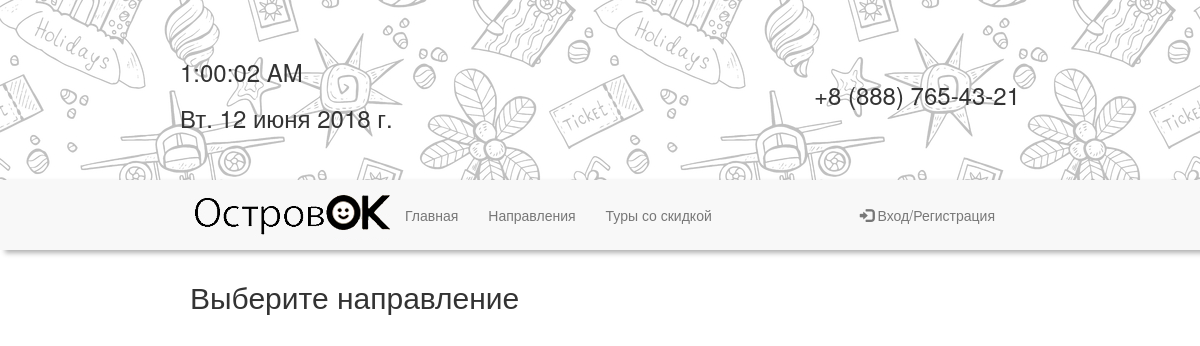
The app's page /Travel/regions/, older data.
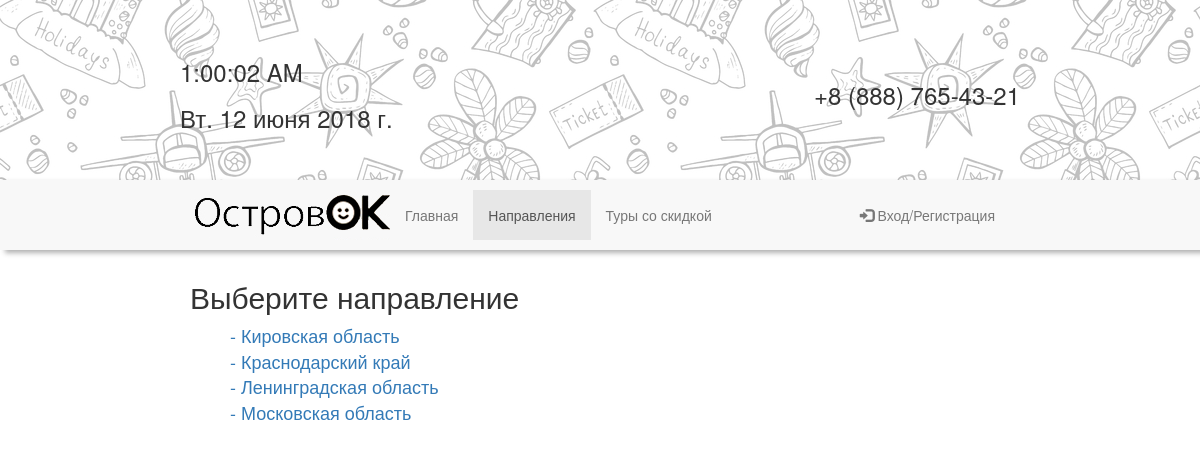
The same page, newer data.
### Travel/models.py (models this page shows, shortened)
class Region(models.Model):
    name = models.CharField('Регион', max_length=50)
    class Meta:
        verbose_name_plural="Регионы"
        verbose_name="регион"

### Travel/views.py (the view)
def regions(request):
    regions = Region.objects.all()
    return render(
        request,
        "Travel/regions.html",
        {
            "regions": regions
        }
    )

### Travel/templates/Travel/regions.html (shortened to what this page needs)
{% extends "base.html" %}
{% block content %}
	<h2>
		Выберите направление
	</h2>
	<ul style="font-size: 18px;">
		{% for region in regions %}
			<a href="/Travel/cities/{{region.id}}">
				- {{ region.name }}<br>
			</a>
		{% endfor %}
	</ul>
{% endblock %}

### Travel/templates/base.html (shortened to what this page needs)
<!doctype html>
<html>
  {% load static %}
  <link rel="stylesheet" href="//cdnjs.cloudflare.com/ajax/libs/twitter-bootstrap/3.3.7/css/bootstrap.min.css" />
  <link rel="stylesheet" href="//cdnjs.cloudflare.com/ajax/libs/font-awesome/4.7.0/css/font-awesome.min.css" />
  <link rel="stylesheet" href="{% static 'bootstrap/css/bootstrap.css' %}">
  <link rel="stylesheet" href="{% static 'css/styles.css' %}">
  <div class="bg">
    <table class="info-table">
      <tr>
        <td><h3 id="clock"></h3><h3 class="info">{% now "D. d E Y " %}г.</h3></td>
        <td><h3 class="info phone">+8 (888) 765-43-21</h3></td>
      </tr>
    </table>
  </div>
  <nav class="navbar-default" navbar-fixed-top role="navigation">
    <div class="content">
      <div class="navbar-header">
        <a href="/Travel" class="navbar-brand logo"></a>
      </div>
      <div class="navbar-collapse collapse" id="navbar-main">
        <ul class="nav navbar-nav">
          <li class="{% if Travel %} active {% endif %}">
            <a href="/Travel">Главная</a>
          </li>
          <li class="{% if regions %} active {% endif %}">
            <a href="{% url 'regions' %}">Направления</a>
          </li>
          <li class="{% if discount_tours %} active {% endif %}">
            <a href="{% url 'discount_tours' %}">Туры со скидкой</a>
          </li>
        </ul>
        {% if user.is_authenticated %}
          <ul class="nav navbar-nav navbar-right">
            <li class="dropdown {% if profile or bookings %} active {% endif %}">
              <a href="#" class="dropdown-toggle" data-toggle="dropdown" role="button" aria-haspopup="true" aria-expanded="false">
                <span class="glyphicon glyphicon-briefcase"></span>
                Личный кабинет
              </a>
              <ul class="dropdown-menu">
                <li class="{% if profile %} active {% endif %}">
                  <a href="{% url 'profile' %}">
                    <span class="glyphicon glyphicon-user"></span>
                    Мой аккаунт
                  </a>
                </li>
                <li class="{% if bookings %} active {% endif %}">
                  <a href="{% url 'bookings' %}">
                    <span class="glyphicon glyphicon-shopping-cart"></span>
                    Мои заказы
                  </a>
                </li>
                <li>
                  <a href="{% url 'logout' %}">
                    <span class="glyphicon glyphicon-log-out"></span>
                    Выйти
                  </a>
                </li>
              </ul>
            </li>
          </ul>
        {% else %}
          <ul class="nav navbar-right navbar-nav">
            <li>
              <a href="{% url 'login' %}">
                <span class="glyphicon glyphicon-log-in"></span>
                Вход/Регистрация
              </a>
            </li>
          </ul>
        {% endif %}
      </div>
    </div>
  </nav>
  <div class="content">
    {% block content %} {% endblock %}
  </div>
</html>

### Travel/static/css/styles.css (style rules this page uses)
html { overflow: scroll; }
.bg { background: linear-gradient( rgba(255,255,255,0.75), rgba(255,255,255,0.75)), url(ostrovok.jpg); height: 180px; }
.navbar-default { box-shadow: 5px 3px 5px 0px rgba(0,0,0,0.31); }
.content { width: 70%; padding: 10px; margin: 0 auto; }
.info-table { height: 100%; width: 70%; margin: 0 auto; }
.navbar-brand { width: 200px; background: url(logo.jpg); }
.phone { float: right; text-align: right; vertical-align: center; }
ul { list-style-type: none; }

Row changes from the older to the newer data that the page shows:
added Region: name "Кировская область"
added Region: name "Краснодарский край"
added Region: name "Ленинградская область"
added Region: name "Московская область"
